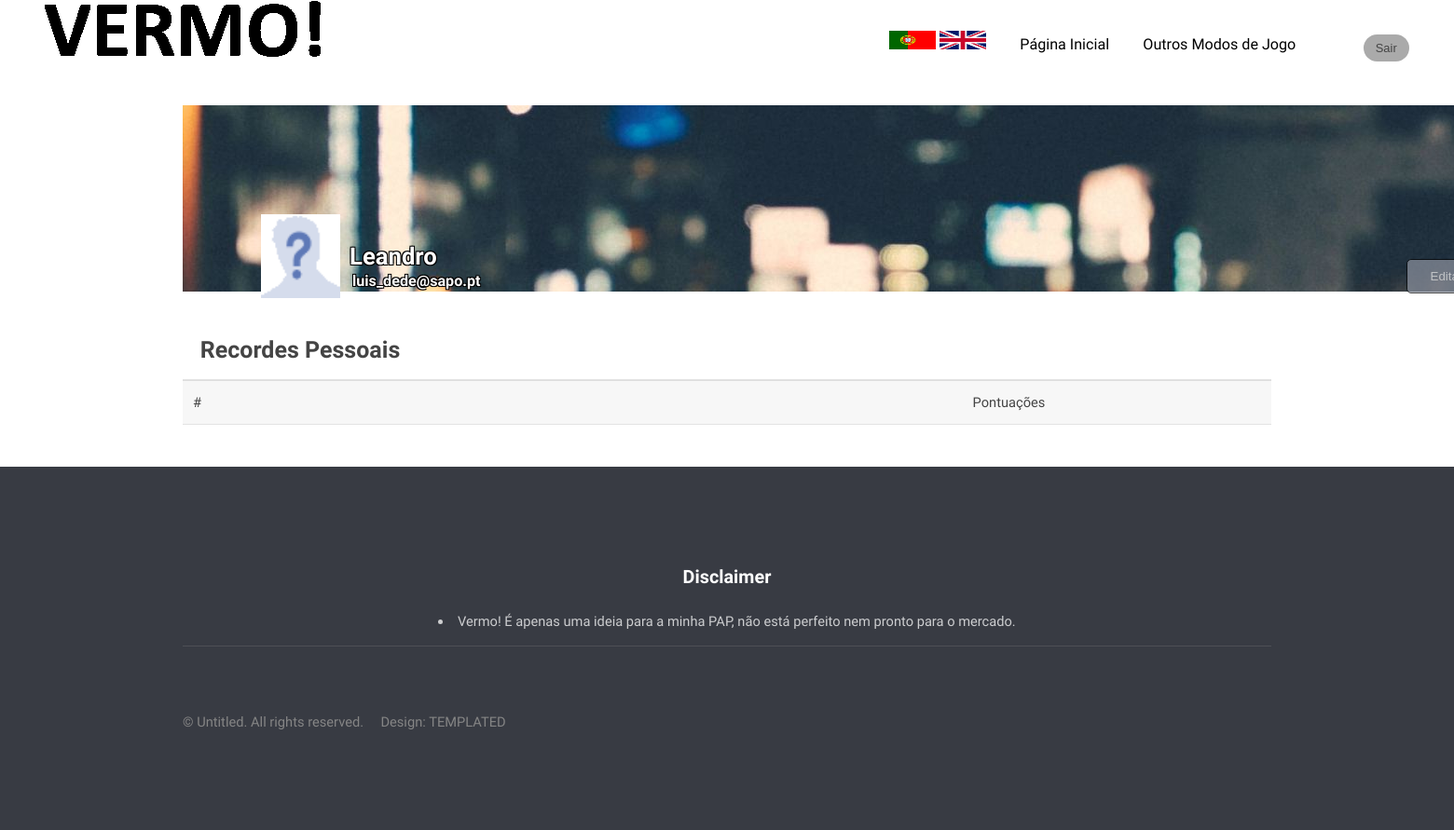
The app's page /perfil.php?id=42 (signed in), older data.
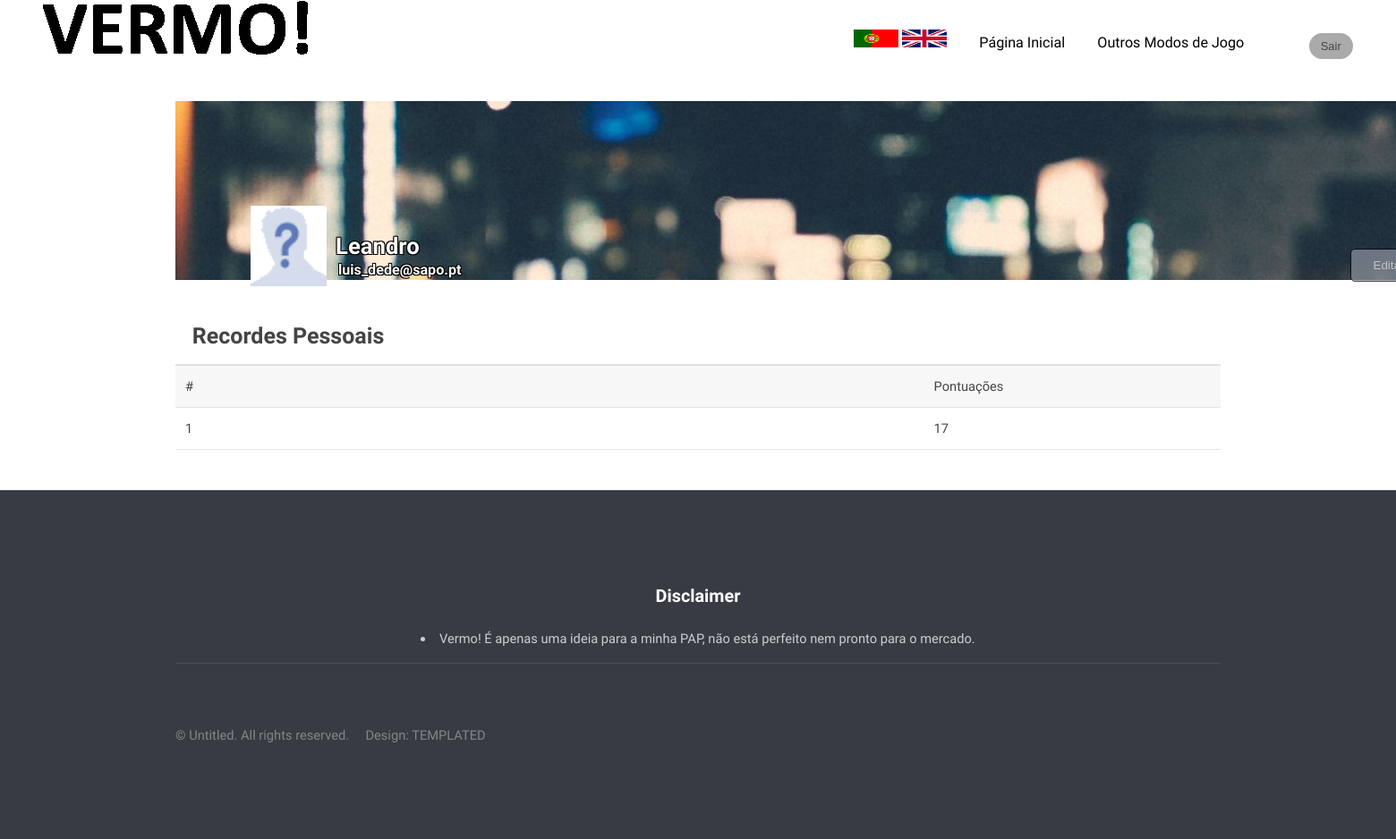
The same page, newer data.
### tables this page shows
CREATE TABLE `tops`  (
  `topId` int(11) NOT NULL AUTO_INCREMENT,
  `topPontuacao` int(11) NOT NULL,
  `topUtilizadorId` int(11) NOT NULL,
  PRIMARY KEY (`topId`) USING BTREE,
  INDEX `fk_tops_utilizadores1_idx`(`topUtilizadorId`) USING BTREE,
  CONSTRAINT `fk_tops_utilizadores1` FOREIGN KEY (`topUtilizadorId`) REFERENCES `utilizadores` (`utilizadorId`) ON DELETE NO ACTION ON UPDATE NO ACTION
);

### perfil.php (the view, shortened to what this page needs)
<?php
include_once("includes/body.inc.php");
?>
<header id="header">
    <h1><a href="index.php"><img src="images/vermopreto.png"></a></h1>
    <nav id="nav">
        <ul> <a href="perfil.php?id=<?php echo $_SESSION['id'] ?>"><img onclick="atualiza(0)" src="images/pt.png" style="  width:50px; height: 20px " >
                <a href="perfilingles.php?id=<?php echo $_SESSION['id'] ?>"><img onclick="atualizaingles(0)" src="images/eng.png" style="width: 50px; height: 20px">
                    <li><a href="index.php" style="color: black">Página Inicial</a></li>
                    <li><a href="generic.php" style="color: black">Outros Modos de Jogo</a></li>
                    <?php if(isset($_SESSION['id'])){ ?>
                        <li><button class="button small" style="background-color: #aaaaaa; color: #8d93a0 ; " onclick="window.location.href='logout.php'">Sair</button> </li>
                        <?php
                    }
                    ?>
        </ul>
    </nav>
</header>
<?php
$id = intval($_GET['id']);
$sql = "select * from perfis inner join utilizadores on perfilId=utilizadorId  where perfilId=".$_GET["id"];
$resultPerfis = mysqli_query($con, $sql);
$dadosPerfis = mysqli_fetch_array($resultPerfis)
?>
<br><br><br><br>
<section class="about-section">
    <div class="intro-item">
        <div class="container">
            <div class="row">
                <div class="col-lg-2">
                    <div  class="about-intro" style="width: 1370px;height: 200px; background-image: url('<?php echo $dadosPerfis['perfilBanner']?>')" >
                        <button type="button" id="custom-button" onclick="window.location.href='editarperfil.php?id=<?php echo $_SESSION['id'] ?>'" style="width: 120px; position: absolute; top: 270px; left: 1509px; ">Editar Perfil</button>
                    <div class="about-intro" style="position: absolute;top: 230px; left: 280px" <?php echo $dadosPerfis['perfilId'] ?>>
                        <img src="<?php echo $dadosPerfis['perfilAvatar'] ?>" class="normal" style="z-index: 3;height: 90px;width: 85px">
                    </div>
                </div>
                <div class="about-intro col-lg-6">
                    <div class="intro-text">
                        <h2 class="strokeme" style="position: absolute; top: 256px; left: 375px"><?php echo $dadosPerfis['perfilNome'] ?></h2>
                        <h4 class="strokeme" style="position: absolute; top: 290px; left: 378px"><?php echo $dadosPerfis['perfilEmail'] ?></h4>
                    </div>
                </div>
                </div>
            </div>
        </div>
    </div>
    <div class="container">
        <div class="table-wrapper">
            <table>
                <thead>
                <td style="font-size: 25px;font-weight: bold">Recordes Pessoais</td>
                </thead>
                <tbody>
                    <td>#</td>
                    <td>Pontuações</td>
                    <?php $sql="select perfilNome, topPontuacao
from tops inner join utilizadores on utilizadorId=topUtilizadorId
INNER JOIN perfis on perfilId=utilizadorId
where perfilId=".$id."
order by topPontuacao desc
limit 5";
                    $result=mysqli_query($con,$sql);
                    ?>
                            <?php
                            $pontos=0;
                            while ($dados=mysqli_fetch_array($result)){
                                $pontos+=1;
                                ?>
                                <tr>
                                    <td><?php echo $pontos?></td>
                                    <td><?php echo $dados['topPontuacao']?></td>
                                </tr>
                                <?php
                            }
                            ?>
                </tbody>
            </table>
        </div>
    </div>
</section>
<footer id="footer">
    <div class="container">
        <section class="links">
            <div class="align-center">
                <h3>Disclaimer</h3>
                <li>Vermo! É apenas uma ideia para a minha PAP, não está perfeito nem pronto para o mercado.</li>
            </div>
        </section>
        <div class="row">
            <div class="8u 12u$(medium)">
                <ul class="copyright">
                    <li>&copy; Untitled. All rights reserved.</li>
                    <li>Design: <a href="http://templated.co">TEMPLATED</a></li>
                </ul>
            </div>
        </div>
    </div>
</footer>

Row changes from the older to the newer data that the page shows:
added tops: topPontuacao "17"
